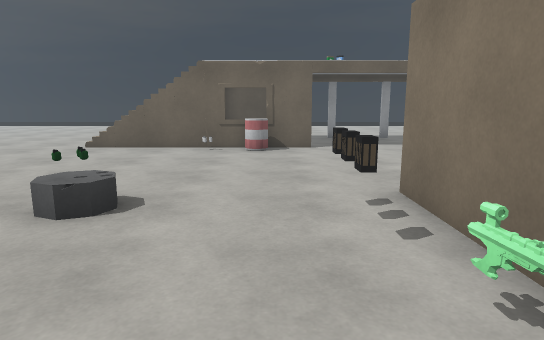
View 1 (above)

24 first-person views from a walk through a 3-D level made in the Unity game engine. The camera is 1.3 m above the floor, tilts 10° down and sees 75° across. The floor is counted in squares, 1 m on a side. Each view is taken from the middle of a square. On the plan, view 1 faces up. The plan holds only what a view shows up to about 15 squares ahead; the rest is blank. The place goes on beyond the plan. The player character is not drawn. Surface patterns are stand-ins for the level's own textures.

View 2
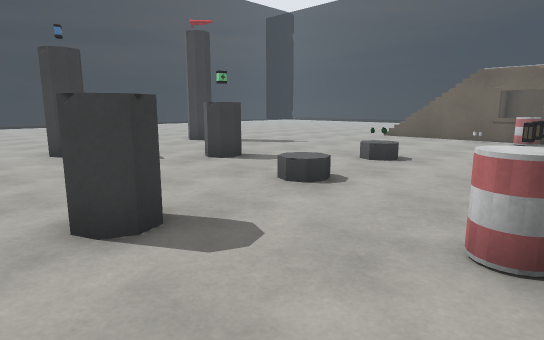

View 3
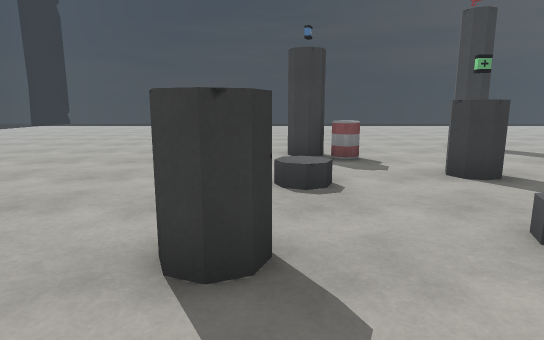

View 4
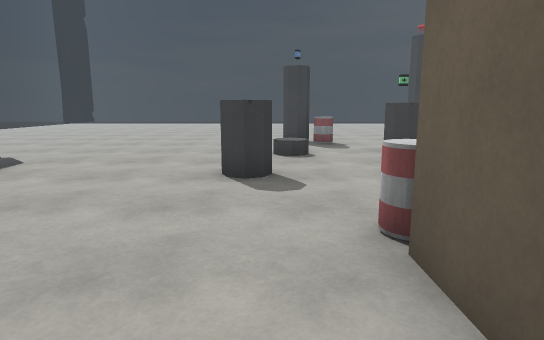

View 5
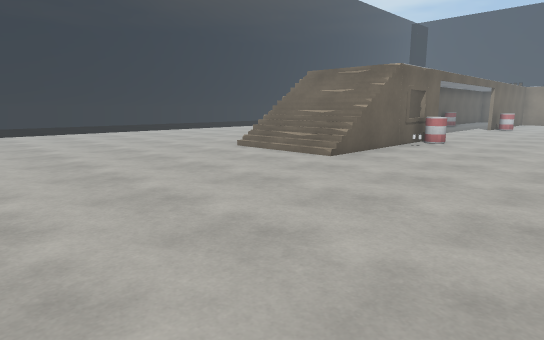

View 6
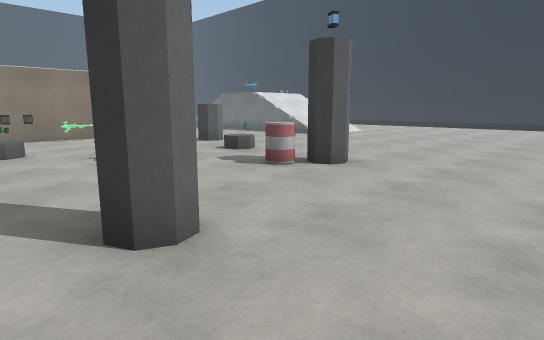

View 7
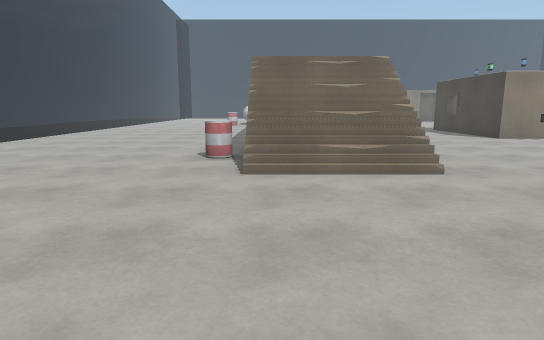

View 8
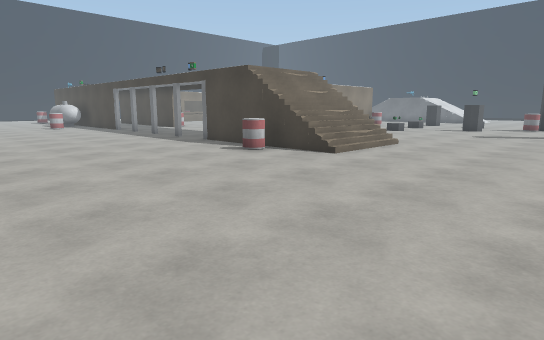

View 9
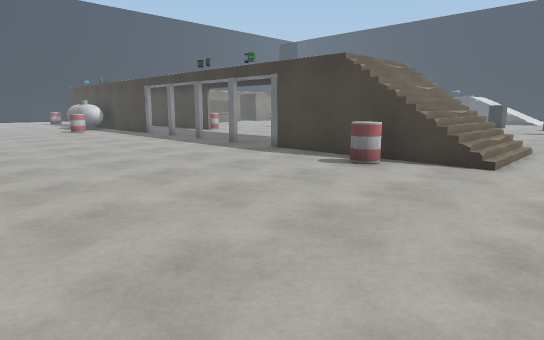

View 10
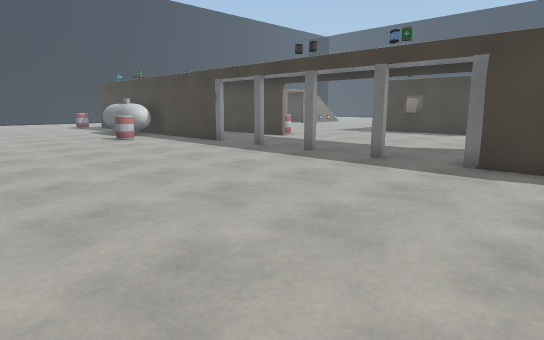

View 11
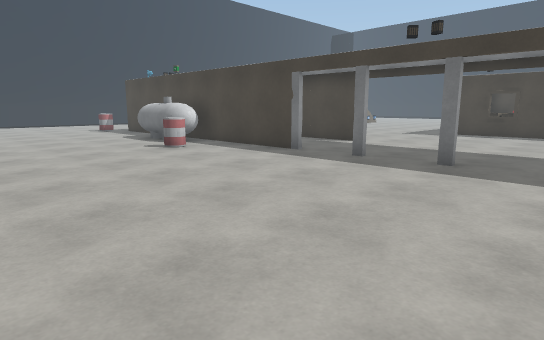

View 12
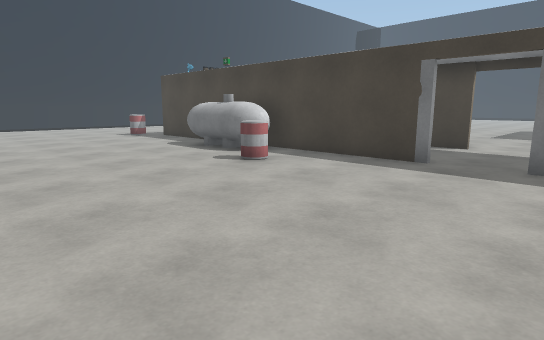

View 13
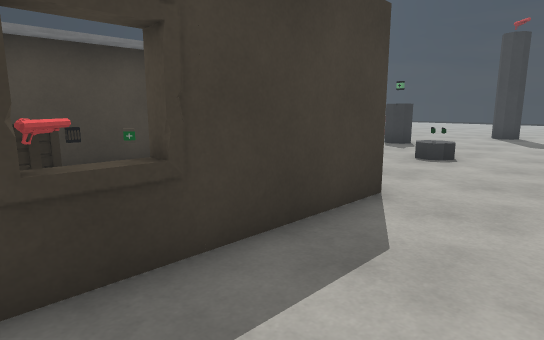

View 14
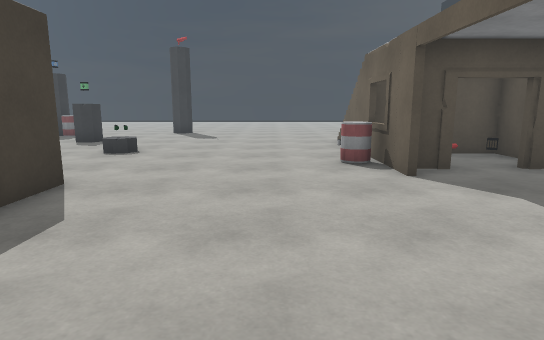

View 15
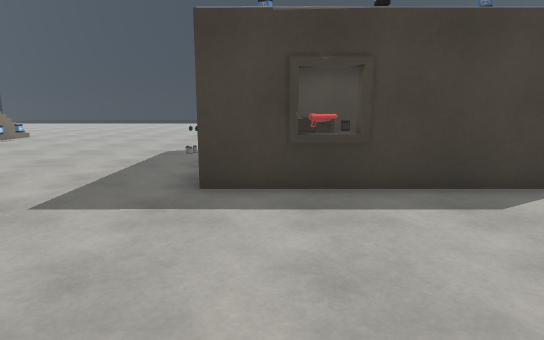

View 16
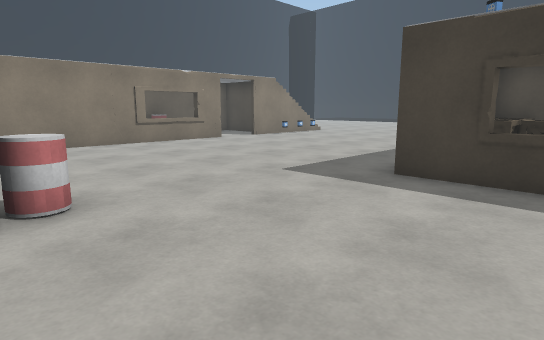

View 17
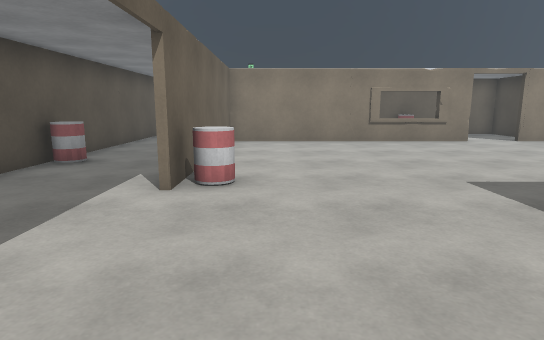

View 18
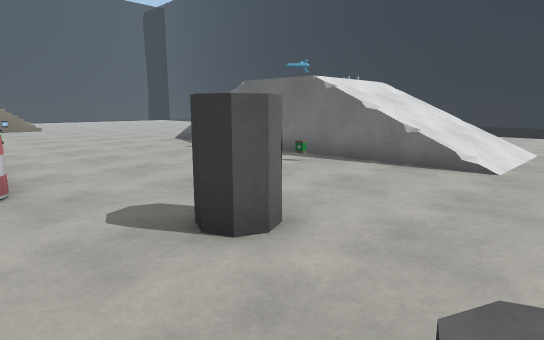

View 19
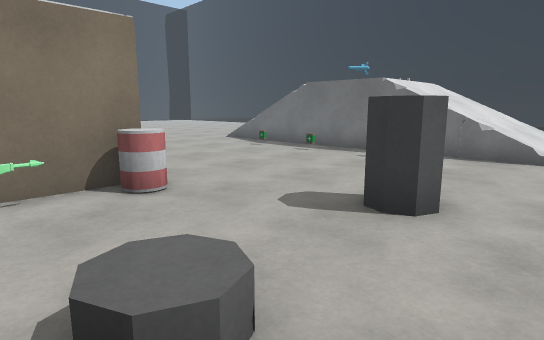

View 20
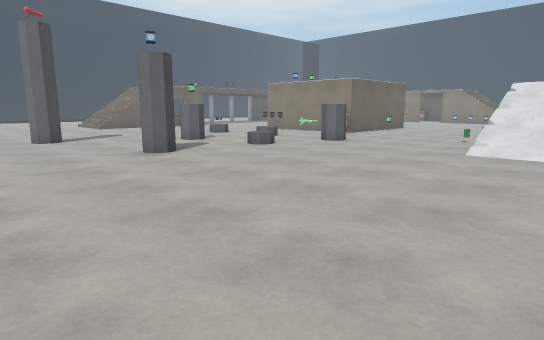

View 21
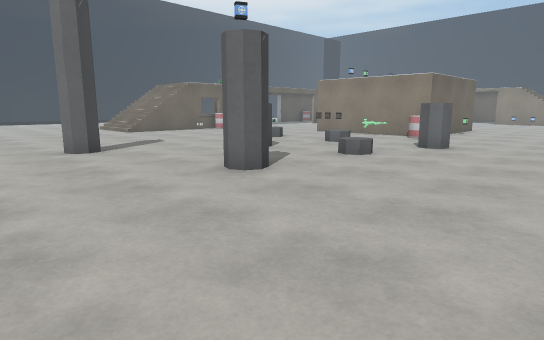

View 22
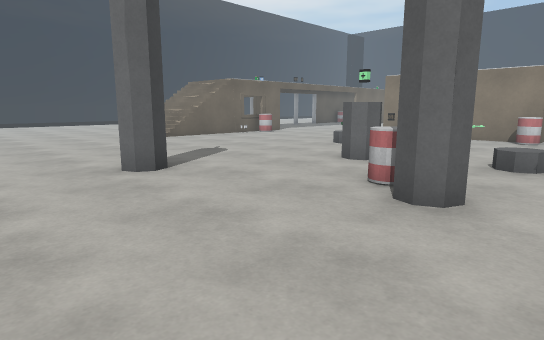

View 23
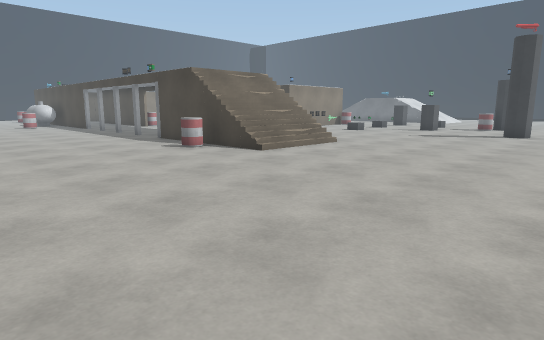

View 24
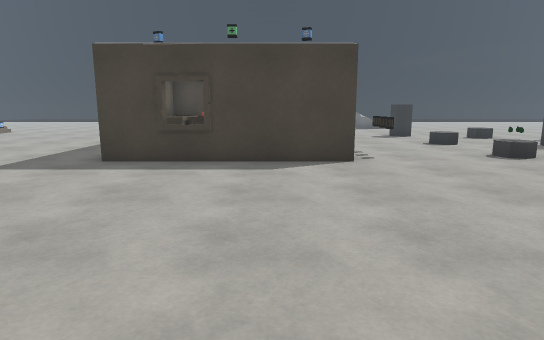

### Floor plan
Key: @ floor where view 1 was taken; # wall or solid block; . main floor; : floor 2.25 m higher than the main floor; / step, stairs or slope; = window, fence, low wall or low ledge; v drop or lower ground; B barrel; A ammo; C crate; O other object.
Columns run from 14 left of view 1 to 22 right of it. Each row starts with its distance up from view 1.
 24   ..... ... ..... ... ...
 23 . ..............................
 22  ....................................
 21 .....................................
 20 .....................................
 19 .....................................
 18  ..........................B........
 17  .........BB................OOOO...
 16  .........B..##..#.#.#..## .OOOO##
 15  .......////###...........BB#.....
 14  .......////v...................
 13  .......////vO...............
 12  .......//// ###........#########
 11  .........../BB.........B.......#
 10 ................................#
  9 ................................#
  8 ................................#
  7  ...............................#
  6 ................................#
  5 ...O............####= #.........=
  4 ...OO..........A#      .........=
  3 ...............A#   OC .........#
  2 ........OO......#   CO ..........
  1 ............O..O#  CCO  ..........
  0 ......B.......@B# OACO# ........#.
 -1 .....OO..O.....B###O### ....... #
 -2 ............O..................O#
 -3 ............O..................O#
 -4 ................................=
 -5 ..........................
 -6  ........................
 -7 .............../././....
 -8 .........../////:/:////
 -9 ...........///// =
-10 .........../////
-11 ........  ./////

Where each view was taken, in squares from view 1:
view 1: 0 up, 0 right, facing up
view 2: 4 down, 2 right, facing up-left
view 3: 2 down, 1 right, facing left
view 4: 2 down, 5 right, facing left
view 5: 6 up, 14 left, facing up-right
view 6: 6 up, 14 left, facing down-right
view 7: 15 up, 13 left, facing right
view 8: 24 up, 12 left, facing down-right
view 9: 24 up, 8 left, facing down-right
view 10: 24 up, 2 left, facing down-right
view 11: 24 up, 2 right, facing down-right
view 12: 24 up, 6 right, facing down-right
view 13: 8 up, 7 right, facing down-left
view 14: 9 up, 8 right, facing left
view 15: 11 up, 7 right, facing down
view 16: 12 up, 5 right, facing down-right
view 17: 10 up, 4 right, facing right
view 18: 0 up, 5 left, facing down-right
view 19: 2 up, 4 left, facing down-right
view 20: 11 down, 14 left, facing up-right
view 21: 7 down, 14 left, facing up-right
view 22: 3 down, 14 left, facing up-right
view 23: 23 up, 14 left, facing down-right
view 24: 14 up, 4 right, facing down
